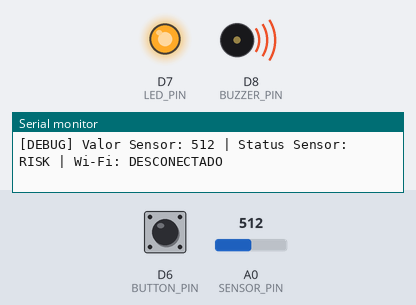
A sketch run on a simulated ESP8266 (NodeMCU). Shown: output pins drawn as LEDs (lit = HIGH), buzzer (waves = sounding, pin HIGH), the last lines printed to the serial monitor. Inputs (shaded band) come from the test bench; at power-on: A0 (SENSOR_PIN) = 512, D6 (BUTTON_PIN) HIGH. WiFi joins after 1.5 s; servers stay silent unless stated.

Above: at 2.8 s.
2.9 s: A0 (SENSOR_PIN) set to 379
4.4 s: A0 (SENSOR_PIN) set to 346
At 5.9 s:
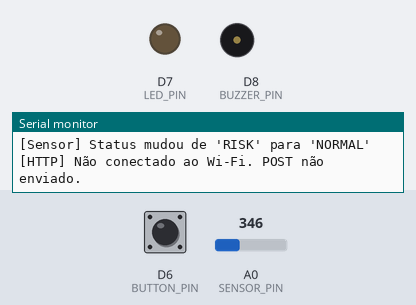
Timing chart, 0 to 7.4 s (numbered marks = the images above; inputs shaded):
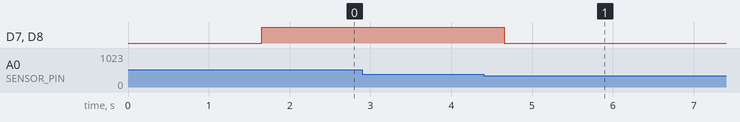

The sketch:

sketch_jul17a.ino
```cpp
#include <ESP8266WiFi.h>     // Biblioteca principal para funcionalidades Wi-Fi
#include <ESP8266HTTPClient.h> // Biblioteca para requisições HTTP
#include <WiFiClient.h>      // Necessário para o objeto WiFiClient da HTTPClient

// --- Definições de Pinos e Constantes ---
const int LED_PIN = D7;     // Pino para o LED (usando D7 no NodeMCU/ESP-01)
const int BUZZER_PIN = D8;  // Pino para o Buzzer (usando D8 no NodeMCU/ESP-01)
const int SENSOR_PIN = A0;  // Pino analógico para o sensor (A0 no NodeMCU/ESP-01)
const int BUTTON_PIN = D6;
const int DEVICE_CODE = 144728; // Código de identificação do dispositivo
//IPS
IPAddress local_IP(192, 168, 0, 89);     // Mesmo range do servidor
IPAddress gateway(192, 168, 0, 1);       // IP do roteador
IPAddress subnet(255, 255, 255, 0);

// --- Credenciais da Rede Wi-Fi ---
const char* WIFI_SSID = "brisa-BRISATURBO"; // Nome da rede Wi-Fi
const char* WIFI_PASSWORD = "icaroalamo96"; // Senha da rede Wi-Fi

// --- Endereço do Servidor ---
const char* SERVER_URL = "http://192.168.0.26:3005/Device/Status"; // URL do endpoint da API

// --- Limiar do Sensor ---
const int SENSOR_THRESHOLD = 360; // Valor limite para considerar 'NORMAL' ou 'RISK'

// --- Intervalos de Tempo para Operações (em milissegundos) ---
const long SENSOR_CHECK_INTERVAL = 500;   // Frequência de leitura do sensor e lógica
const long SERIAL_DEBUG_INTERVAL = 2000;  // Frequência das mensagens de debug no Serial
const long BUTTON_BOUNCE_INTERVAL = 1000;

// --- Variáveis de Controle de Tempo ---
unsigned long lastSensorCheckMillis = 0; // Último momento que o sensor foi lido/processado
unsigned long lastDebugPrintMillis = 0;  // Último momento que o debug foi impresso
unsigned long lastDebounceButton = 0;

// --- Variáveis de Estado ---
String currentSensorStatus = "UNKNOWN"; // Armazena o status atual do sensor ("NORMAL", "RISK", "UNKNOWN")
bool isWifiConnected = false;           // Flag para indicar o status da conexão Wi-Fi

// --- Objeto Cliente HTTP ---
WiFiClient wifiClient; // Objeto WiFiClient para ser usado pela HTTPClient

// --- Função para Enviar a Requisição POST ao Servidor ---
void sendPostRequest(String status) {
  // Verifica se há conexão Wi-Fi antes de tentar enviar
  if (!isWifiConnected) {
    Serial.println("[HTTP] Não conectado ao Wi-Fi. POST não enviado.");
    return;
  }

  HTTPClient http; // Cria um objeto HTTPClient
  Serial.print("[HTTP] Iniciando conexão com o servidor: ");
  Serial.println(SERVER_URL);

  // Inicia a conexão HTTP. Usa 'wifiClient' para manter a conexão se for o caso.
  http.begin(wifiClient, SERVER_URL);
  http.addHeader("Content-Type", "application/json"); // Define o cabeçalho JSON

  // Cria a string JSON para o corpo da requisição
  String jsonPayload = "{\"code\":" + String(DEVICE_CODE) + ",\"status\":\"" + status + "\"}";
  Serial.print("[HTTP] Enviando JSON: ");
  Serial.println(jsonPayload);

  // Envia a requisição POST
  int httpCode = http.POST(jsonPayload);

  // Processa a resposta do servidor
  if (httpCode > 0) { // Se o código HTTP for positivo (200 OK, 400 Bad Request, etc.)
    Serial.print("[HTTP] Resposta do Servidor (Código ");
    Serial.print(httpCode);
    Serial.print("): ");
    String payload = http.getString(); // Lê a resposta do servidor
    Serial.println(payload);
  } else { // Se houve erro na conexão ou requisição (código <= 0)
    Serial.print("[HTTP] Erro na requisição POST. Código de erro: ");
    Serial.println(httpCode);
    Serial.print("[HTTP] Detalhes do erro: ");
    Serial.println(http.errorToString(httpCode)); // Mostra o erro detalhado
  }

  http.end(); // Fecha a conexão HTTP e libera recursos
}

// --- Função de Callback para Eventos Wi-Fi ---
// Esta função é chamada automaticamente quando um evento Wi-Fi ocorre (conectado, desconectado, etc.)
void WiFiEvent(WiFiEvent_t event) {
  Serial.printf("[WiFi Event] Evento: %d\n", event); // Imprime o código do evento para debug

  switch (event) {
    case 0: // WiFiEventStationModeGotIP (Este é o valor numérico para 'Conectado e obteve um IP')
      Serial.println(">>> Wi-Fi conectado! IP: " + WiFi.localIP().toString());
      isWifiConnected = true; // Atualiza a flag de conexão
      break;
    case 5: // WiFiEventStationModeDisconnected (Este é o valor numérico para 'Desconectado do Wi-Fi')
      Serial.println(">>> Wi-Fi desconectado. Tentando reconectar...");
      isWifiConnected = false; // Atualiza a flag de conexão
      break;
    case 2: // WiFiEventStationModeConnecting (Este é o valor numérico para 'Tentando conectar (estado intermediário)')
      Serial.println(">>> Wi-Fi conectando...");
      break;
    case 6: // WiFiEventStationModeAuthModeChanged (Este é o valor numérico para 'Modo de autenticação mudou')
      Serial.println(">>> Wi-Fi: Modo de autenticação mudou.");
      break;
    case 3: // WiFiEventStationModeNoAPFound (Este é o valor numérico para 'Nenhuma rede SSID encontrada (WL_NO_SSID_AVAIL)')
      Serial.println(">>> Wi-Fi: Nenhuma rede '" + String(WIFI_SSID) + "' encontrada.");
      break;
    case 1: // WiFiEvent_NoEvent
    case 4: // WiFiEventStationModeIdle
    case 7: // WiFiEventStationModeConnected
    case 8: // WiFiEventSoftAPModeStationConnected
    case 9: // WiFiEventSoftAPModeStationDisconnected
    case 10: // WiFiEventSoftAPModeProbeRequestReceived
    case 11: // WiFiEventSoftAPModeAPStarted
    case 12: // WiFiEventSoftAPModeAPStop
    case 13: // WiFiEventSmartConfigDone
    case 14: // WiFiEventGotIPandMrDNS
    case 15: // WiFiEvent_Max
    default:
      // Ignora outros eventos ou adiciona tratamento se necessário
      break;
  }
}
// --- Função de Configuração (executada uma vez ao iniciar) ---
void setup() {
  // Configura os pinos do LED e Buzzer como OUTPUT
  pinMode(LED_PIN, OUTPUT);
  pinMode(BUZZER_PIN, OUTPUT);
  pinMode(BUTTON_PIN, INPUT_PULLUP);
  // Garante que o LED e o Buzzer estão desligados no início
  digitalWrite(LED_PIN, LOW);
  digitalWrite(BUZZER_PIN, LOW);

  if (!WiFi.config(local_IP, gateway, subnet)) {
    Serial.println("Falha ao configurar IP estático");
  }

  // Inicializa a comunicação serial para debug
  Serial.begin(9600);
  delay(100); // Pequeno atraso para a serial inicializar
  Serial.println("\n--- Iniciando Sistema ESP8266 ---");

  // Configura o modo Wi-Fi para Station (cliente)
  WiFi.mode(WIFI_STA);

  // Define a função WiFiEvent como callback para eventos Wi-Fi
  WiFi.onEvent(WiFiEvent);

  // Inicia a conexão com a rede Wi-Fi.
  // WiFi.setAutoReconnect(true) e WiFi.persistent(true) já são o padrão,
  // mas é bom ter o onEvent para controle mais detalhado.
  Serial.print("Tentando conectar ao Wi-Fi: ");
  Serial.println(WIFI_SSID);
  WiFi.begin(WIFI_SSID, WIFI_PASSWORD);

  // Loop de espera inicial pela conexão Wi-Fi (com timeout)
  unsigned long connectAttemptStartTime = millis();
  while (WiFi.status() != WL_CONNECTED && millis() - connectAttemptStartTime < 20000) { // Tenta por 20 segundos
    delay(500);
    Serial.print("."); // Imprime pontos enquanto tenta conectar
  }

  // Verifica o status final da conexão inicial
  if (WiFi.status() == WL_CONNECTED) {
    Serial.println("\nWi-Fi conectado com sucesso na inicialização!");
  } else {
    Serial.println("\nFalha ao conectar Wi-Fi no tempo esperado.");
    Serial.println("O dispositivo continuará tentando conectar em segundo plano.");
  }
}

// --- Função Principal (executada repetidamente no loop) ---
void loop() {
  unsigned long currentMillis = millis(); // Pega o tempo atual do sistema
  bool BUTTON_CLIKED = digitalRead(BUTTON_PIN);

  if(currentMillis - lastDebounceButton >= BUTTON_BOUNCE_INTERVAL){
    lastDebounceButton = currentMillis;
    if (BUTTON_CLIKED == LOW){
      Serial.println("Reiniciando leitura do ESP8266...");
      ESP.restart();
    }
  }
  // --- Lógica de Leitura do Sensor, LED e Buzzer ---
  if (currentMillis - lastSensorCheckMillis >= SENSOR_CHECK_INTERVAL) {
    lastSensorCheckMillis = currentMillis; // Atualiza o tempo da última leitura

    int sensorValue = analogRead(SENSOR_PIN); // Lê o valor do sensor
    String newSensorStatus;                   // Variável temporária para o novo status

    // Determina o status com base no valor do sensor
    if (sensorValue <= SENSOR_THRESHOLD) {
      newSensorStatus = "NORMAL";
      digitalWrite(LED_PIN, LOW);   // Desliga o LED
      digitalWrite(BUZZER_PIN, LOW); // Desliga o Buzzer
    } else { // sensorValue > SENSOR_THRESHOLD
      newSensorStatus = "RISK";
      digitalWrite(LED_PIN, HIGH);   // Acende o LED
      digitalWrite(BUZZER_PIN, HIGH); // Ativa o Buzzer
    }

    // Se o status do sensor mudou, tenta enviar a requisição POST
    if (newSensorStatus != currentSensorStatus) {
      Serial.print("[Sensor] Status mudou de '");
      Serial.print(currentSensorStatus);
      Serial.print("' para '");
      Serial.print(newSensorStatus);
      Serial.println("'");

      currentSensorStatus = newSensorStatus; // Atualiza o status armazenado
      sendPostRequest(currentSensorStatus);  // Envia o novo status ao servidor
    }
  }

  // --- Mensagens de Debug Serial Periódicas ---
  if (currentMillis - lastDebugPrintMillis >= SERIAL_DEBUG_INTERVAL) {
    lastDebugPrintMillis = currentMillis; // Atualiza o tempo da última impressão de debug

    Serial.print("[DEBUG] Valor Sensor: ");
    Serial.print(analogRead(SENSOR_PIN)); // Lê o sensor novamente para o debug
    Serial.print(" | Status Sensor: ");
    Serial.print(currentSensorStatus);
    Serial.print(" | Wi-Fi: ");
    Serial.print(isWifiConnected ? "CONECTADO" : "DESCONECTADO");
    if (isWifiConnected) {
      Serial.print(" | IP: ");
      Serial.print(WiFi.localIP());
    }
    Serial.println();
  }
  // Pequeno delay para permitir que o WiFi.onEvent() e outras tarefas internas do ESP8266 sejam executadas
  // É bom ter um pequeno delay (1-10ms) em loops muito rápidos para evitar 'watchdog timer' reset,
  // embora o uso de millis() reduza bastante a necessidade de delays maiores.
  delay(1);
}
```

Measured:
- the behaviour switches between 361 and 360 on A0 (SENSOR_PIN) (found by bisection; images 0 and 1)
- after the input at 4.4 s, D7 (LED_PIN), D8 (BUZZER_PIN): HIGH → LOW after 0.25 s
